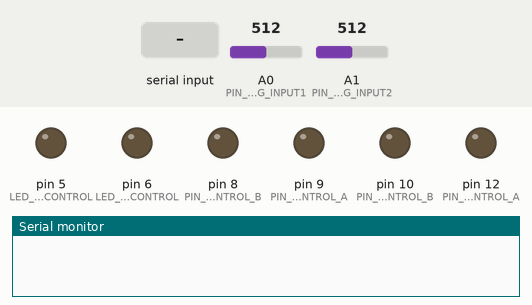
Recording of a sketch running on a simulated Arduino Uno, built with avr-gcc and run on an emulated ATmega328P. Parts: output pins drawn as LEDs (lit = HIGH), the last lines printed to the serial monitor. The inputs (shaded band) are chosen by the test bench; at power-on: A0 (PIN_ANALOG_INPUT1) = 512, A1 (PIN_ANALOG_INPUT2) = 512.

Above: at 1.2 s.
1.3 s: A0 (PIN_ANALOG_INPUT1) set to 492
At 2.1 s:
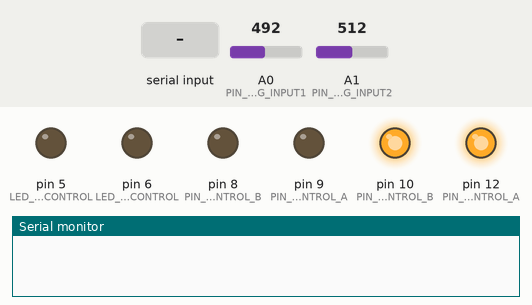
2.8 s: A1 (PIN_ANALOG_INPUT2) set to 490
At 3.5 s:
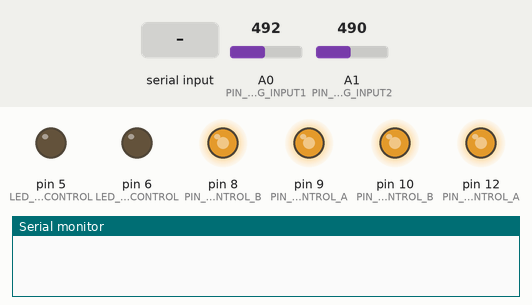
4.3 s: "score" received over Serial
At 5.1 s:
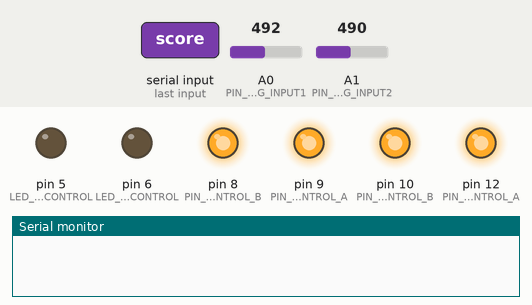
6.8 s: A0 (PIN_ANALOG_INPUT1) set to 510
At 7.4 s:
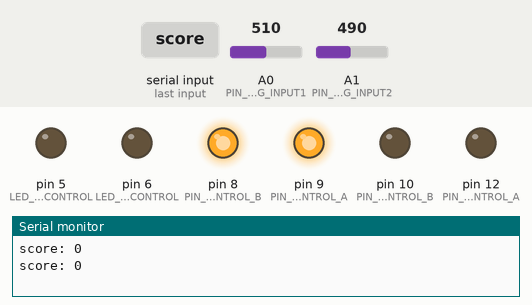
8.3 s: A0 (PIN_ANALOG_INPUT1) set to 490
At 8.9 s:
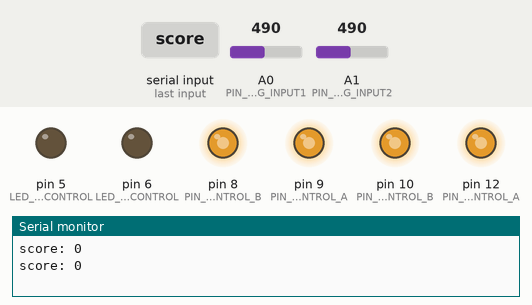
9.8 s: A1 (PIN_ANALOG_INPUT2) set to 510
At 10.7 s:
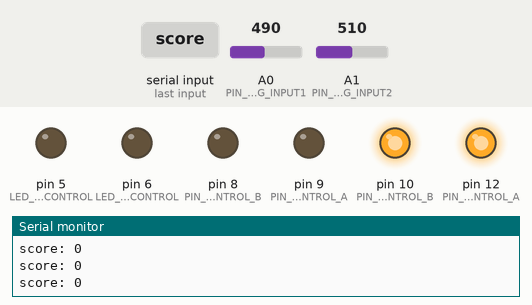
Timing chart, 0 to 12.3 s (numbered marks = the images above; inputs shaded):
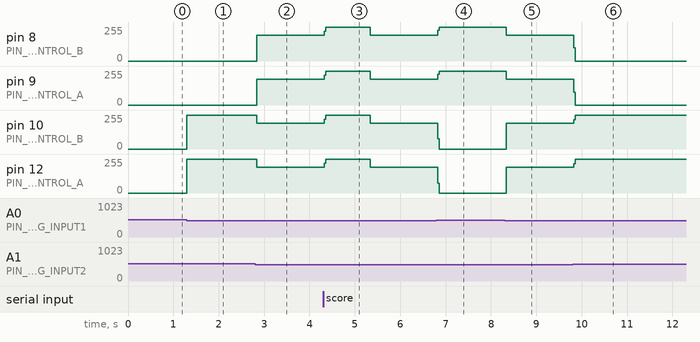

The sketch:

arduino.ino
```cpp
#include <Arduino.h>
#include "pins.h"
#include "ldr.h"
#include "light.h"
#include "display.h"

int score = 0;
bool coaster1Start = false;
bool coaster2Start = false;
bool pause = false;
int scoreInterval = 10 * 1000;
int timeNow = 0;

void setup() {
  Serial.begin(9600);

  setupPins();
  displaySetup();
}

void loop() {
  if (timeNow == 0) {
    timeNow = millis();
  }

  if (Serial.available() > 0) {
    String message = Serial.readString();
    if (message == "reset") {
      score = 0;
      coaster1Start = false;
      coaster2Start = false;
    }
    if (message == "start") {
      coaster1Start = getLDRState(1);
      coaster2Start = getLDRState(2);
    }
    if (message == "stop") {
      coaster1Start = false;
      coaster2Start = false;
    }
    if (message == "pause") {
      pause = true;
    }
    if (message == "unpause") {
      pause = false;
    }
    if (message == "score") {
      Serial.println("score: " + String(score));
    }
  }

  if (!coaster1Start || !coaster2Start) {
    if (!coaster1Start) {
      Coaster1Off();
      coaster1Start = getLDRState(1);
    }
    if (!coaster2Start) {
      Coaster2Off();
      coaster2Start = getLDRState(2);
    }
  } else {
    if (pause) {
    } else if (getLDRState(1) && getLDRState(2)) {
      if (timeNow >= scoreInterval) {
        score += 1;
        showNumber(score);
        timeNow = millis();
      }
    } else {
      if (!getLDRState(1)) {
        Coaster1Red();
      }
      if (!getLDRState(2)) {
        Coaster2Red();
      }
      Serial.println("score: " + String(score));
      score = 0;
      coaster1Start = false;
      coaster2Start = false;
    }
  }
}
```

display.cpp
```cpp
#include <Arduino.h>
#include <LedControl.h>

#include "pins.h"
#include "display.h"

LedControl lc = LedControl(SEGMENT_DATA_PIN, SEGMENT_CLOCK_PIN, SEGMENT_LOAD_PIN);

void displaySetup() {
  lc.shutdown(0, false);
  lc.setIntensity(0, 8);
  lc.clearDisplay(0);
}

void showNumber(int number) {
  lc.setDigit(0, 0, number % 10, false);         // Units
  lc.setDigit(0, 1, (number / 10) % 10, false);  // Tens
  lc.setDigit(0, 2, number / 100, false);        // Hundreds
}
```

display.h
```cpp
#ifndef DISPLAY_H
#define DISPLAY_H

void displaySetup();
void showNumber(int number);

#endif
```

ldr.cpp
```cpp
#include <Arduino.h>
#include "pins.h"
#include "ldr.h"

bool getLDRState(int coaster) {
  if (coaster == 1) {
    return getStateCoaster1();
  } else if (coaster == 2) {
    return getStateCoaster2();
  } else {
    return false;
  }
}

bool getStateCoaster1() {
  digitalWrite(PIN_LDR1_CONTROL_A, LOW);
  digitalWrite(PIN_LDR1_CONTROL_B, LOW);
  if (analogRead(PIN_ANALOG_INPUT1) > LDR_THRESHOLD) {
    return false;
  }
  digitalWrite(PIN_LDR1_CONTROL_A, HIGH);
  digitalWrite(PIN_LDR1_CONTROL_B, LOW);
  if (analogRead(PIN_ANALOG_INPUT1) > LDR_THRESHOLD) {
    return false;
  }
  digitalWrite(PIN_LDR1_CONTROL_A, LOW);
  digitalWrite(PIN_LDR1_CONTROL_B, HIGH);
  if (analogRead(PIN_ANALOG_INPUT1) > LDR_THRESHOLD) {
    return false;
  }
  digitalWrite(PIN_LDR1_CONTROL_A, HIGH);
  digitalWrite(PIN_LDR1_CONTROL_B, HIGH);
  if (analogRead(PIN_ANALOG_INPUT1) > LDR_THRESHOLD) {
    return false;
  }
  return true;
}

bool getStateCoaster2() {
  digitalWrite(PIN_LDR2_CONTROL_A, LOW);
  digitalWrite(PIN_LDR2_CONTROL_B, LOW);
  if (analogRead(PIN_ANALOG_INPUT2) > LDR_THRESHOLD) {
    return false;
  }
  digitalWrite(PIN_LDR2_CONTROL_A, HIGH);
  digitalWrite(PIN_LDR2_CONTROL_B, LOW);
  if (analogRead(PIN_ANALOG_INPUT2) > LDR_THRESHOLD) {
    return false;
  }
  digitalWrite(PIN_LDR2_CONTROL_A, LOW);
  digitalWrite(PIN_LDR2_CONTROL_B, HIGH);
  if (analogRead(PIN_ANALOG_INPUT2) > LDR_THRESHOLD) {
    return false;
  }
  digitalWrite(PIN_LDR2_CONTROL_A, HIGH);
  digitalWrite(PIN_LDR2_CONTROL_B, HIGH);
  if (analogRead(PIN_ANALOG_INPUT2) > LDR_THRESHOLD) {
    return false;
  }
  return true;
}
```

ldr.h
```cpp
#ifndef LDR_H
#define LDR_H

#include <Arduino.h>

#define LDR_THRESHOLD 500

bool getLDRState(int coaster);
bool getStateCoaster1();
bool getStateCoaster2();

#endif
```

light.cpp
```cpp
#include <Arduino.h>
#include "pins.h"

void Coaster1Off() {
  digitalWrite(PIN_LDR1_CONTROL_A, LOW);
  digitalWrite(PIN_LDR1_CONTROL_B, LOW);
}

void Coaster1Green() {
  digitalWrite(PIN_LDR1_CONTROL_A, HIGH);
  digitalWrite(PIN_LDR1_CONTROL_B, LOW);
}

void Coaster1Red() {
  digitalWrite(PIN_LDR1_CONTROL_A, LOW);
  digitalWrite(PIN_LDR1_CONTROL_B, HIGH);
}

void Coaster2Off() {
  digitalWrite(PIN_LDR2_CONTROL_A, LOW);
  digitalWrite(PIN_LDR2_CONTROL_B, LOW);
}

void Coaster2Green() {
  digitalWrite(PIN_LDR2_CONTROL_A, HIGH);
  digitalWrite(PIN_LDR2_CONTROL_B, LOW);
}

void Coaster2Red() {
  digitalWrite(PIN_LDR2_CONTROL_A, LOW);
  digitalWrite(PIN_LDR2_CONTROL_B, HIGH);
}
```

light.h
```cpp
#ifndef LIGHT_H
#define LIGHT_H

void Coaster1Off();
void Coaster1Green();
void Coaster1Red();
void Coaster2Off();
void Coaster2Green();
void Coaster2Red();

#endif
```

pins.cpp
```cpp
#include <Arduino.h>
#include "pins.h"

void setupPins() {
  // coaster 1
  pinMode(PIN_LDR1_CONTROL_A, OUTPUT);
  pinMode(PIN_LDR1_CONTROL_B, OUTPUT);
  pinMode(PIN_ANALOG_INPUT1, INPUT);
  pinMode(LED_STRIP1_CONTROL, OUTPUT);

  // coaster 2
  pinMode(PIN_LDR2_CONTROL_A, OUTPUT);
  pinMode(PIN_LDR2_CONTROL_B, OUTPUT);
  pinMode(PIN_ANALOG_INPUT2, INPUT);
  pinMode(LED_STRIP2_CONTROL, OUTPUT);
}
```

pins.h
```cpp
#ifndef PINS_H
#define PINS_H
#include <Arduino.h>

#define PIN_LDR1_CONTROL_A 12
#define PIN_LDR1_CONTROL_B 10
#define PIN_ANALOG_INPUT1 A0
#define LED_STRIP1_CONTROL 6

#define PIN_LDR2_CONTROL_A 9
#define PIN_LDR2_CONTROL_B 8
#define PIN_ANALOG_INPUT2 A1
#define LED_STRIP2_CONTROL 5

#define SEGMENT_LOAD_PIN 7
#define SEGMENT_CLOCK_PIN 13
#define SEGMENT_DATA_PIN 11

void setupPins();

#endif
```

Measured:
- the behaviour switches between 501 and 500 on A0 (PIN_ANALOG_INPUT1) (found by bisection; images 0 and 1)
- the behaviour switches between 501 and 500 on A1 (PIN_ANALOG_INPUT2) (found by bisection; images 1 and 2)
- after the input at 1.3 s, pin 10 (PIN_LDR1_CONTROL_B), pin 12 (PIN_LDR1_CONTROL_A): 0/255 → 255/255 at once
- after the input at 2.8 s, pin 8 (PIN_LDR2_CONTROL_B), pin 9 (PIN_LDR2_CONTROL_A): 0/255 → 193/255 at once; pin 10 (PIN_LDR1_CONTROL_B), pin 12 (PIN_LDR1_CONTROL_A): 255/255 → 192/255 at once
- after the input at 4.3 s, pin 8 (PIN_LDR2_CONTROL_B), pin 9 (PIN_LDR2_CONTROL_A): 193/255 → 255/255 at once, → 192/255 1.0 s later; pin 10 (PIN_LDR1_CONTROL_B), pin 12 (PIN_LDR1_CONTROL_A): 192/255 → 255/255 at once, → 192/255 1.0 s later
- after the input at 6.8 s, pin 8 (PIN_LDR2_CONTROL_B), pin 9 (PIN_LDR2_CONTROL_A): 192/255 → 255/255 at once; pin 10 (PIN_LDR1_CONTROL_B), pin 12 (PIN_LDR1_CONTROL_A): 192/255 → 0/255 at once
- after the input at 8.3 s, pin 8 (PIN_LDR2_CONTROL_B), pin 9 (PIN_LDR2_CONTROL_A): 255/255 → 192/255 at once; pin 10 (PIN_LDR1_CONTROL_B), pin 12 (PIN_LDR1_CONTROL_A): 0/255 → 193/255 at once
- after the input at 9.8 s, pin 8 (PIN_LDR2_CONTROL_B), pin 9 (PIN_LDR2_CONTROL_A): 192/255 → 0/255 at once; pin 10 (PIN_LDR1_CONTROL_B), pin 12 (PIN_LDR1_CONTROL_A): 193/255 → 255/255 at once
